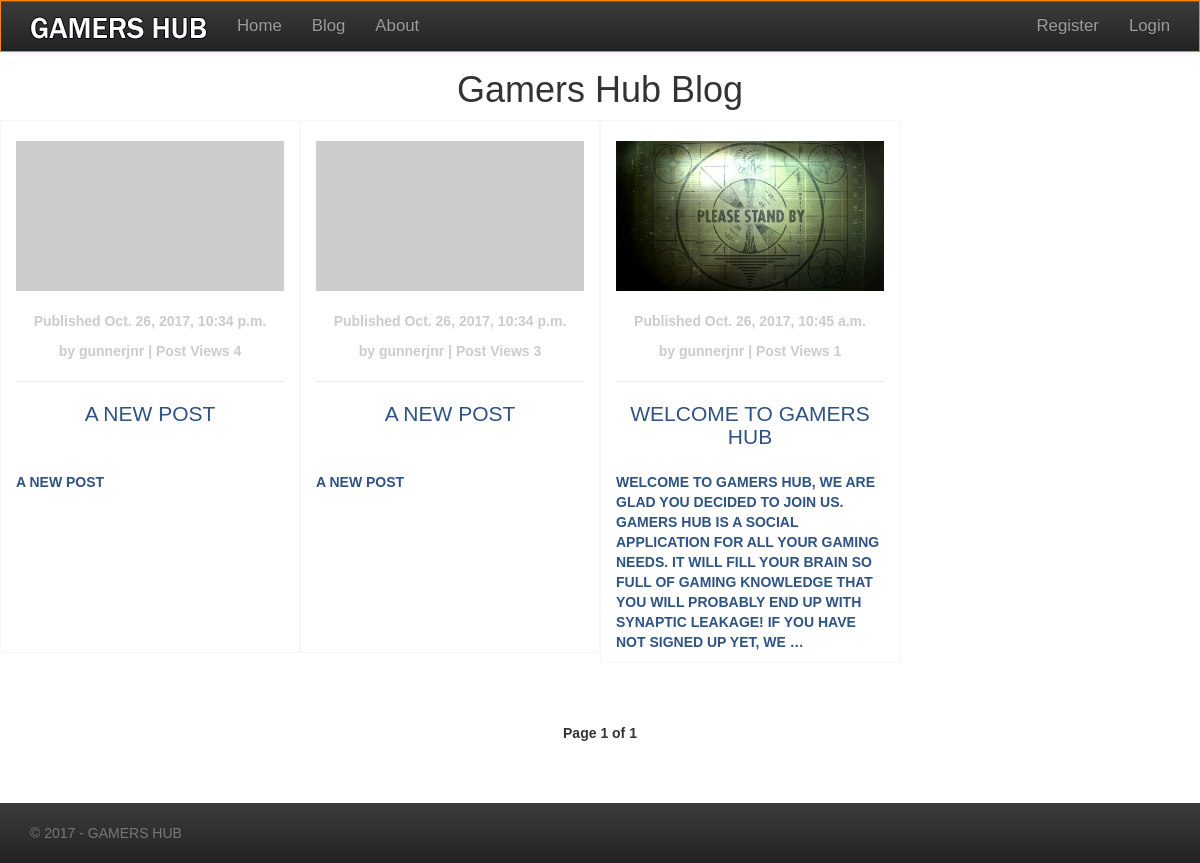
/blog/, run on an earlier commit of the app's database.
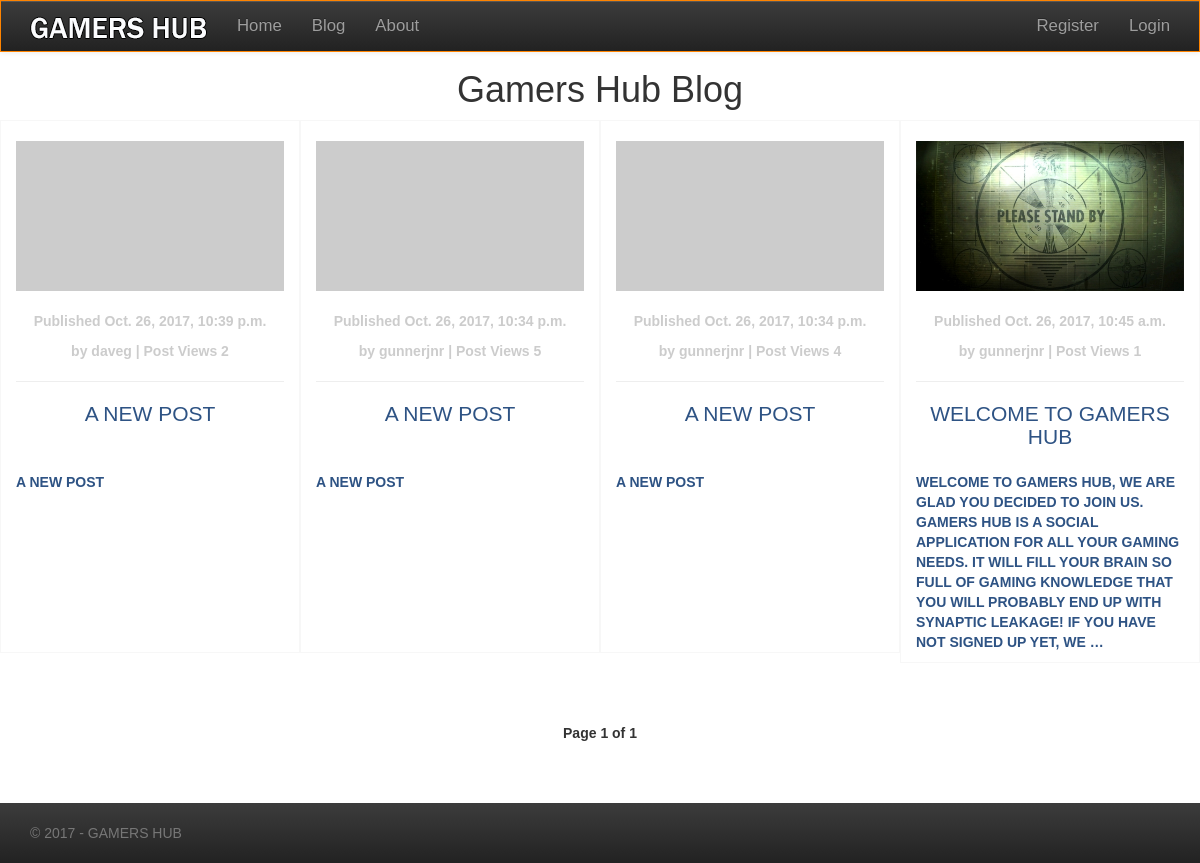
And on a later commit of the database.
### gamersblog/models.py (models this page shows, shortened)
class BlogPost(models.Model):
    STATUS_CHOICES = (
        ('save_draft', 'Draft'),
        ('published', 'Published'),
    )
    post_author = models.ForeignKey(User, related_name='blog_posts')
    post_title = models.CharField(max_length=40)
    post_slug = models.SlugField(max_length=50, unique=True, unique_for_date='publish')
    post_body = models.TextField()
    created_date = models.DateTimeField(auto_now_add=True)
    updated_date = models.DateTimeField(auto_now=True)
    publish = models.DateTimeField(default=timezone.now)
    post_status = models.CharField(max_length=10, choices=STATUS_CHOICES)
    image_height = 500
    image_width = 300
    post_images = models.ImageField(upload_to='users/blog_post_images/%d/%m/%Y', height_field='image_height', width_field='image_width', blank=True)
    post_views = models.IntegerField(default=0)  # record the number of post views
    post_tags = models.CharField(max_length=30, blank=True, null=True)
    objects = models.Manager()  # default Django Manager
    published = PublishedBlogPostManager()  # Our Custom Manager
    class Meta:
        ordering = ('-publish',)
    @models.permalink
    def get_absolute_url(self):
        return ('blog_post_detail', (), {
                                'day': self.publish.strftime('%d'),
                                'month': self.publish.strftime('%m'),
                                'year': self.publish.year,
                                'pk': self.pk,
                                'slug': self.post_slug,
                                })

### gamersblog/views.py (the view)
def blog_post_list(request):
    object_list = BlogPost.published.all()
    paginator = Paginator(object_list, 4)  # 4 posts in each page
    page = request.GET.get('page')
    try:
        blog_posts = paginator.page(page)
    except PageNotAnInteger:
        blog_posts = paginator.page(1)
    except EmptyPage:
        blog_posts = paginator.page(paginator.num_pages)
    return render(request, 'gamersblog/blogposts/blogpostlist.html', {'page': page, 'blog_posts': blog_posts})

### gamersblog/models.py (called while the page is built)
    def get_queryset(self):
        return super(PublishedBlogPostManager, self).get_queryset().filter(post_status='published')

### gamersblog/templates/gamersblog/blogposts/blogpostlist.html (shortened to what this page needs)
{% extends "gamershub/base.html" %}
{% load staticfiles %}
{% block content %}
    <div id="blog-post-content">
        <h1>Gamers Hub Blog</h1>
        {% for post in  blog_posts %}
            <div class="col-md-3 blog-post-container">
                <a href="{{ post.get_absolute_url }}">
                    {% if post.post_images %}
                        <img src="/media/{{ post.post_images}}">
                    {% else %}
                        <img src="http://via.placeholder.com/500x200" alt="blog-post-thumbs">
                    {% endif %}
                </a>
                <p class="date">
                    Published {{ post.publish }}
                </p>
                <p class="date">
                    by {{ post.post_author }} | Post Views {{ post.post_views }}
                </p>
                <hr>
                <div id="blog-post-title">
                    <h2>
                        <a href="{{ post.get_absolute_url }}">
                            {{ post.post_title }}
                        </a>
                    </h2>
                </div>
                <div id="blog-post-preview">
                        <a href="{{ post.get_absolute_url }}">
                            <p>{{ post.post_body|truncatewords:50|linebreaks }}</p>
                        </a>
                </div>
            </div>
        {% endfor %}
        <div class="col-md-12">
            {% include "gamersblog/blogposts/blogpostpagination.html" with page=blog_posts %}
        </div>
    </div>
{% endblock %}

What changed in the data, as far as the page shows it:
added BlogPost: publish "Oct. 26, 2017, 10:39 p.m.", post_author "daveg", post_views "2", post_title "A NEW POST", post_body "A NEW POST"
changed BlogPost (number 2 of 4 on the later page): post_views "4" → "5"
changed BlogPost (number 3 of 4 on the later page): post_views "3" → "4"
